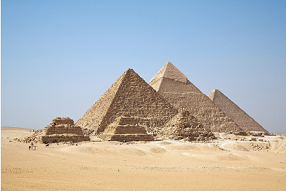
#> input picture Projetos/APS1/Figuras_APS1/Fig_APS1_2a.bmp, 286 x 191 px, found by its file name
$ python ex2.py
#> lines starting #> are read from the running program, lines starting #| are printed output that depends on the picture; after the words box and inside, x2 and y2 are one past the last pixel; in counts of white or black regions, pixels touching at a corner belong together
import cv2
import numpy as np
import matplotlib.pyplot as plt

img2_a = cv2.imread('C:\\Users\\lucca\\OneDrive - Insper\\Documentos\\Insper\\6\\VisMaq\\MachineVision\\Projetos\\APS1\\Figuras_APS1\\Fig_APS1_2a.bmp', cv2.IMREAD_COLOR)
#> img2_a is the input picture: shape (191, 286, 3); mean B, G, R 179.3, 179.7, 177.2
img2_b = cv2.imread('C:\\Users\\lucca\\OneDrive - Insper\\Documentos\\Insper\\6\\VisMaq\\MachineVision\\Projetos\\APS1\\Figuras_APS1\\Fig_APS1_2b.bmp', cv2.IMREAD_GRAYSCALE)
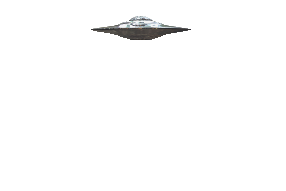
#> input picture Projetos/APS1/Figuras_APS1/Fig_APS1_2b.bmp, 286 x 191 px, found by its file name
#> img2_b: shape (191, 286); min 40, max 255, mean 251.9

_, mask = cv2.threshold(img2_b, 250, 255, cv2.THRESH_BINARY_INV)
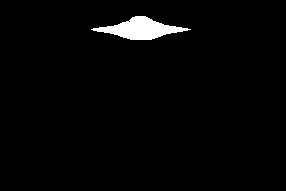
#> mask: shape (191, 286); 2.2% white; 1 white region, box (x1, y1, x2, y2) and area: (91, 16, 191, 40) 1186

img2_a_rbg = cv2.cvtColor(img2_a, cv2.COLOR_BGR2RGB)
img2_b_rbg = cv2.cvtColor(img2_b, cv2.COLOR_BGR2RGB)

ovni_resize = cv2.resize(img2_b, (img2_a.shape[1], img2_a.shape[0]))
mask = cv2.resize(mask, (img2_a.shape[1], img2_a.shape[0]))

mask_inv = cv2.bitwise_not(mask)

egito_bg = cv2.bitwise_and(img2_a_rbg, img2_a_rbg, mask=mask_inv)
egito_fg = cv2.bitwise_and(img2_b_rbg, img2_b_rbg, mask=mask)

img_final = cv2.add(egito_bg, egito_fg)

plt.figure(figsize=(18, 6))

plt.subplot(1, 3, 1)
plt.title('Imagem Original')
plt.imshow(img2_a_rbg)
plt.axis('off')

plt.subplot(1, 3, 2)
plt.title('Imagem OVNI')
plt.imshow(img2_b_rbg, cmap='gray')
plt.axis('off')

plt.subplot(1, 3, 3)
plt.title('Imagem Somada')
plt.imshow(img_final)
plt.axis('off')

plt.show()
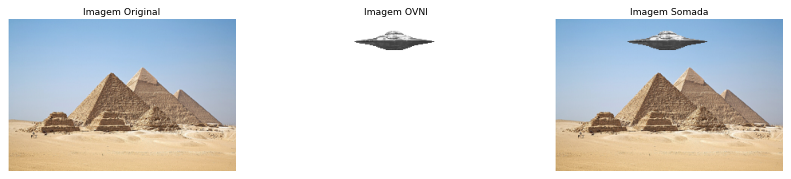
#> figure drawn by matplotlib, 3 panels
